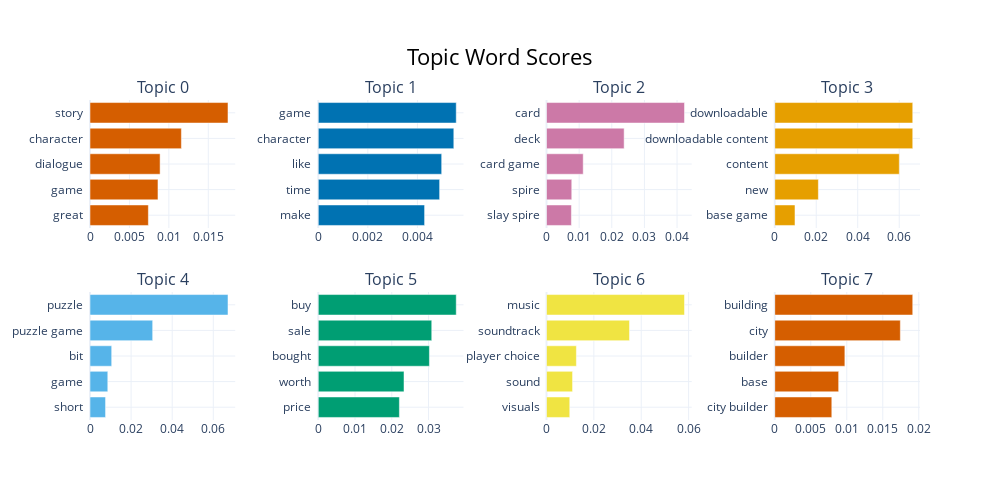

This figure's notebook cell:
### Code cell
topic_model.visualize_barchart()

### Figure 1 — Plotly figure (JSON) as saved in the notebook; plotly's stock layout.template omitted (floating-point values rounded to 4 significant figures)
{"data": [{"marker": {"color": "#D55E00"}, "orientation": "h", "type": "bar", "x": [0.0074, 0.00862, 0.008889, 0.01159, 0.0175], "xaxis": "x", "y": ["great  ", "game  ", "dialogue  ", "character  ", "story  "], "yaxis": "y"}, {"marker": {"color": "#0072B2"}, "orientation": "h", "type": "bar", "x": [0.004289, 0.004896, 0.004979, 0.005468, 0.005566], "xaxis": "x2", "y": ["make  ", "time  ", "like  ", "character  ", "game  "], "yaxis": "y2"}, {"marker": {"color": "#CC79A7"}, "orientation": "h", "type": "bar", "x": [0.007633, 0.00774, 0.01125, 0.02379, 0.04228], "xaxis": "x3", "y": ["slay spire  ", "spire  ", "card game  ", "deck  ", "card  "], "yaxis": "y3"}, {"marker": {"color": "#E69F00"}, "orientation": "h", "type": "bar", "x": [0.009755, 0.02102, 0.06004, 0.06651, 0.06651], "xaxis": "x4", "y": ["base game  ", "new  ", "content  ", "downloadable content  ", "downloadable  "], "yaxis": "y4"}, {"marker": {"color": "#56B4E9"}, "orientation": "h", "type": "bar", "x": [0.007564, 0.008654, 0.01055, 0.03049, 0.06714], "xaxis": "x5", "y": ["short  ", "game  ", "bit  ", "puzzle game  ", "puzzle  "], "yaxis": "y5"}, {"marker": {"color": "#009E73"}, "orientation": "h", "type": "bar", "x": [0.02207, 0.02333, 0.03024, 0.03088, 0.03754], "xaxis": "x6", "y": ["price  ", "worth  ", "bought  ", "sale  ", "buy  "], "yaxis": "y6"}, {"marker": {"color": "#F0E442"}, "orientation": "h", "type": "bar", "x": [0.009819, 0.011, 0.01262, 0.03504, 0.05826], "xaxis": "x7", "y": ["visuals  ", "sound  ", "player choice  ", "soundtrack  ", "music  "], "yaxis": "y7"}, {"marker": {"color": "#D55E00"}, "orientation": "h", "type": "bar", "x": [0.007922, 0.008873, 0.009737, 0.01744, 0.01916], "xaxis": "x8", "y": ["city builder  ", "base  ", "builder  ", "city  ", "building  "], "yaxis": "y8"}], "layout": {"annotations": [{"font": {"size": 16}, "showarrow": false, "text": "Topic 0", "x": 0.0875, "xanchor": "center", "xref": "paper", "y": 1, "yanchor": "bottom", "yref": "paper"}, {"font": {"size": 16}, "showarrow": false, "text": "Topic 1", "x": 0.3625, "xanchor": "center", "xref": "paper", "y": 1, "yanchor": "bottom", "yref": "paper"}, {"font": {"size": 16}, "showarrow": false, "text": "Topic 2", "x": 0.6375, "xanchor": "center", "xref": "paper", "y": 1, "yanchor": "bottom", "yref": "paper"}, {"font": {"size": 16}, "showarrow": false, "text": "Topic 3", "x": 0.9125, "xanchor": "center", "xref": "paper", "y": 1, "yanchor": "bottom", "yref": "paper"}, {"font": {"size": 16}, "showarrow": false, "text": "Topic 4", "x": 0.0875, "xanchor": "center", "xref": "paper", "y": 0.4, "yanchor": "bottom", "yref": "paper"}, {"font": {"size": 16}, "showarrow": false, "text": "Topic 5", "x": 0.3625, "xanchor": "center", "xref": "paper", "y": 0.4, "yanchor": "bottom", "yref": "paper"}, {"font": {"size": 16}, "showarrow": false, "text": "Topic 6", "x": 0.6375, "xanchor": "center", "xref": "paper", "y": 0.4, "yanchor": "bottom", "yref": "paper"}, {"font": {"size": 16}, "showarrow": false, "text": "Topic 7", "x": 0.9125, "xanchor": "center", "xref": "paper", "y": 0.4, "yanchor": "bottom", "yref": "paper"}], "height": 500, "hoverlabel": {"bgcolor": "white", "font": {"family": "Rockwell", "size": 16}}, "showlegend": false, "title": {"font": {"color": "Black", "size": 22}, "text": "Topic Word Scores", "x": 0.5, "xanchor": "center", "yanchor": "top"}, "width": 1000, "xaxis": {"anchor": "y", "domain": [0, 0.175], "showgrid": true}, "xaxis2": {"anchor": "y2", "domain": [0.275, 0.45], "showgrid": true}, "xaxis3": {"anchor": "y3", "domain": [0.55, 0.725], "showgrid": true}, "xaxis4": {"anchor": "y4", "domain": [0.825, 1], "showgrid": true}, "xaxis5": {"anchor": "y5", "domain": [0, 0.175], "showgrid": true}, "xaxis6": {"anchor": "y6", "domain": [0.275, 0.45], "showgrid": true}, "xaxis7": {"anchor": "y7", "domain": [0.55, 0.725], "showgrid": true}, "xaxis8": {"anchor": "y8", "domain": [0.825, 1], "showgrid": true}, "yaxis": {"anchor": "x", "domain": [0.6, 1], "showgrid": true}, "yaxis2": {"anchor": "x2", "domain": [0.6, 1], "showgrid": true}, "yaxis3": {"anchor": "x3", "domain": [0.6, 1], "showgrid": true}, "yaxis4": {"anchor": "x4", "domain": [0.6, 1], "showgrid": true}, "yaxis5": {"anchor": "x5", "domain": [0, 0.4], "showgrid": true}, "yaxis6": {"anchor": "x6", "domain": [0, 0.4], "showgrid": true}, "yaxis7": {"anchor": "x7", "domain": [0, 0.4], "showgrid": true}, "yaxis8": {"anchor": "x8", "domain": [0, 0.4], "showgrid": true}}}
